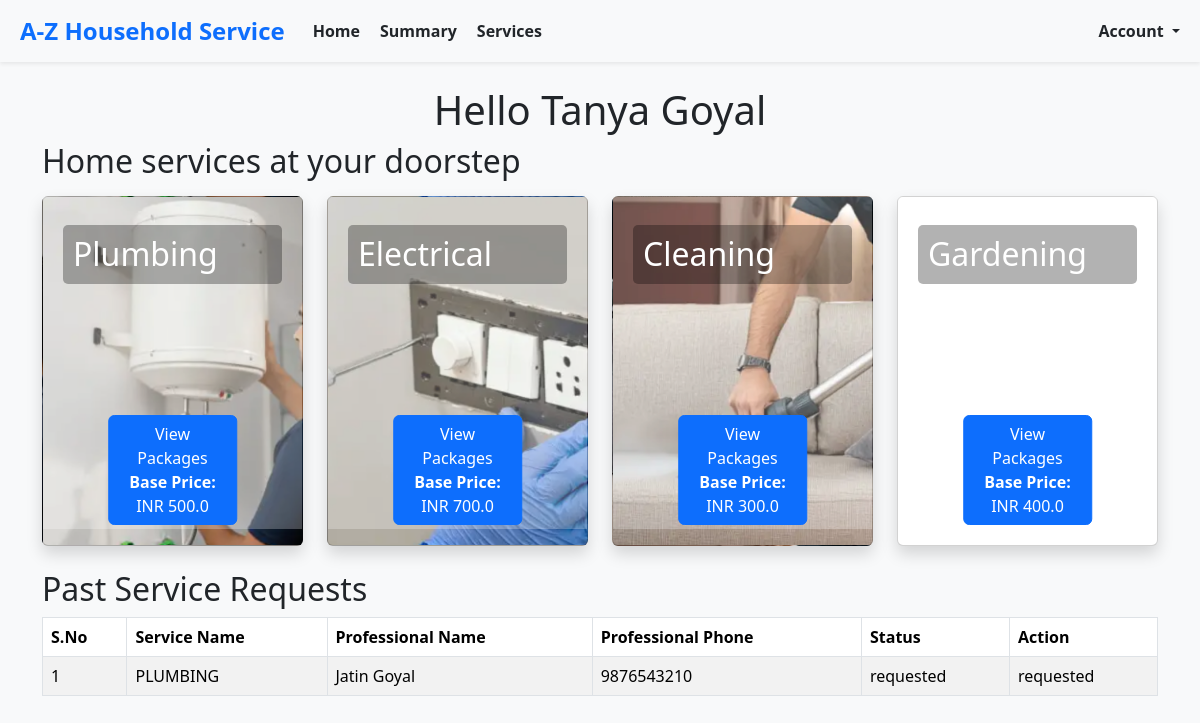
The app's page /customers/home (signed in) with its own data.
### models.py (models this page shows, shortened)
class BaseModel(db.Model):
    __abstract__ = True  # This makes it an abstract class, not a table in the database
    id = db.Column(db.Integer, primary_key=True)
    created_at = db.Column(db.DateTime, default=datetime.utcnow, nullable=False)  # Ensure it's not nullable
    modified_at = db.Column(db.DateTime, default=datetime.utcnow, onupdate=datetime.utcnow, nullable=False)  # Ensure it's not nullable

class Customer(BaseModel):
    __tablename__ = 'customer'
    username = db.Column(db.String(150), unique=True, nullable=False)
    password_hash = db.Column(db.String(200), nullable=False)
    name = db.Column(db.String(150), nullable=True)  # Made nullable
    email = db.Column(db.String(150), unique=True, nullable=False)
    phone = db.Column(db.String(20), unique=True, nullable=False)
    address = db.Column(db.String(300), nullable=True)  # Made nullable
    pincode = db.Column(db.String(300), nullable=True)  # Made nullable

class Service(BaseModel):
    __tablename__ = 'service'
    name = db.Column(db.String(150), nullable=False)
    base_price = db.Column(db.Float, nullable=True)  # Made nullable
    time_required = db.Column(db.String(50), nullable=True)  # Made nullable
    description = db.Column(db.Text, nullable=True)  # Made nullable
    professional_id = db.Column(db.Integer, db.ForeignKey('service_professional.id'), nullable=True)
    service_type_id= db.Column(db.Integer, nullable=True)  # Made nullable
    professional = db.relationship('ServiceProfessional', backref='services', lazy=True)

class ServiceProfessional(BaseModel):
    __tablename__ = 'service_professional'
    username = db.Column(db.String(150), unique=True, nullable=False)
    password_hash = db.Column(db.String(200), nullable=False)
    name = db.Column(db.String(150), nullable=True)  # Made nullable
    email = db.Column(db.String(150), unique=True, nullable=True)  # Made nullable
    phone = db.Column(db.String(20), unique=True, nullable=True)  # Made nullable
    experience = db.Column(db.Integer, nullable=True)  # Made nullable
    description = db.Column(db.Text, nullable=True)  # Made nullable
    approved = db.Column(db.Boolean, default=False, nullable=True)  # Made nullable

class ServiceRequest(BaseModel):
    __tablename__ = 'service_request'
    service_id = db.Column(db.Integer, db.ForeignKey('service.id'), nullable=True)  # Made nullable
    customer_id = db.Column(db.Integer, db.ForeignKey('customer.id'), nullable=False)
    professional_id = db.Column(db.Integer, db.ForeignKey('service_professional.id'), nullable=True)
    date_of_request = db.Column(db.DateTime, default=datetime.utcnow, nullable=True)  # Made nullable
    date_of_completion = db.Column(db.DateTime, nullable=True)  # Made nullable
    service_status = db.Column(db.String(50), default="requested", nullable=True)  # Made nullable
    service_type_id= db.Column(db.Integer, nullable=True)  # Made nullable
    remarks = db.Column(db.Text, nullable=True)  # Made nullable
    rating = db.Column(db.Text, nullable=True)  # Made nullable
    payment = db.relationship('Payment', backref='service_request', lazy=True)

### routes.py (the view)
@app.route('/customers/home')
def customers_home():
    try:
        mappings = create_id_mappings()
        customer = Customer.query.filter_by(id=session['userId']).first()
        if not customer:
            return "Customer not found", 404
        service_requests = ServiceRequest.query.filter_by(customer_id=customer.id).all()
        enriched_service_requests = enrich_service_requests(service_requests, customer, mappings)
        return render_template(
            'customers/home.html',
            customer=customer,
            service_requests=enriched_service_requests,
            service_types=ServiceType.list_all(),
            services=Service.query.all(),
            service_type_mapping=mappings['service_type_mapping'],
            customer_mapping=mappings['customer_mapping'],
            professional_mapping=mappings['professional_mapping']
        )
    except Exception as e:
        return f"An error occurred while loading customer home: {e}", 500

### enums.py (called while the page is built)
    @classmethod
    def list_all(cls):
        return [service_type for service_type in cls]

### routes.py (called while the page is built)
def create_id_mappings():
    service_type_mapping = {st.id: st for st in ServiceType}
    customer_mapping = {c.id: c for c in Customer.query.all()}
    professional_mapping = {p.id: p for p in ServiceProfessional.query.all()}
    return {
        'service_type_mapping': service_type_mapping,
        'customer_mapping': customer_mapping,
        'professional_mapping': professional_mapping
    }

### templates/customers/home.html (shortened to what this page needs)
{% extends 'layout.html' %}
{% block content %}
<div class="container">
    <h1 class="text-center">Hello {{ customer.name }}</h1>
    <h2 class="mb-3">Home services at your doorstep</h2>
    {% include 'service_cards.html' %}
    {% include 'past_service_requests.html' %}
</div>
{% endblock %}

### templates/service_cards.html (shortened to what this page needs)
<div class="row">
    {% for service_type in service_types %}
    <div class="col-lg-3 col-md-4 col-sm-6 col-12">
        <div class="card mb-4 shadow service-card"
             data-service-type-id="{{ service_type.id }}"
             style="background-image: url('{{ url_for('static', filename=service_type.image_url) }}'); background-size: cover; height: 350px; position: relative;">
            <div class="card-body text-dark" style="background-color: rgba(255, 255, 255, 0.25); padding: 20px;">
                <h2 class="card-title" style="background-color: rgba(0, 0, 0, 0.3); color: white; padding: 10px; border-radius: 5px;">{{ service_type.display_name }}</h2>
            </div>
            <form method="post" action="best_package/{{ service_type.id }}" onsubmit="">
                <button class="btn btn-primary view-packages-btn" data-service-id="{{ service_type.id }}"
                    style="position: absolute; bottom: 20px; left: 50%; transform: translateX(-50%);">
                View Packages  <strong>Base Price:</strong> INR {{ service_type.base_price }}
            </button>
            </form>
        </div>
    </div>
    {% endfor %}
</div>

### templates/past_service_requests.html (shortened to what this page needs)
<h2>Past Service Requests</h2>
<div class="table-responsive" style="max-height: 400px; overflow-y: auto;">
    <table class="table table-bordered table-striped">
        <thead>
            <tr>
                <th>S.No</th>
                <th>Service Name</th>
                <th>Professional Name</th>
                <th>Professional Phone</th>
                <th>Status</th>
                <th>Action</th>
            </tr>
        </thead>
        <tbody>
            {% for request in service_requests %}
            <tr>
                <td>{{ loop.index }}</td>
                <td>{{ request.service_name }}</td>
                <td>{{ request.professional_name if request.professional_name else 'N/A' }}</td>
                <td>{{ request.professional_phone if request.professional_phone else 'N/A' }}</td>
                <td>{{ request.status }}</td>
                <td>
                    {% if request.status.lower() not in ['requested', 'closed'] %}
                        <button class="btn btn-primary btn-sm" onclick="handleAction('{{ request.id }}')">
                            Take Action
                        </button>
                    {% else %}
                        <span>{{ request.status }}</span>
                    {% endif %}
                </td>
            </tr>
            {% endfor %}
        </tbody>
    </table>
</div>

### templates/layout.html (style rules this page uses)
body { background-color: #f8f9fa; }

### records on screen
Customer: name "Tanya Goyal"
Service: shows a picture, display_name "Plumbing", base_price "500.0", service_name "PLUMBING", name "Jatin Goyal", phone "9876543210", status "requested"

### other values on screen
{{ service_type.display_name }} "Electrical" "Cleaning" "Gardening"
{{ service_type.base_price }} "700.0" "300.0" "400.0"
